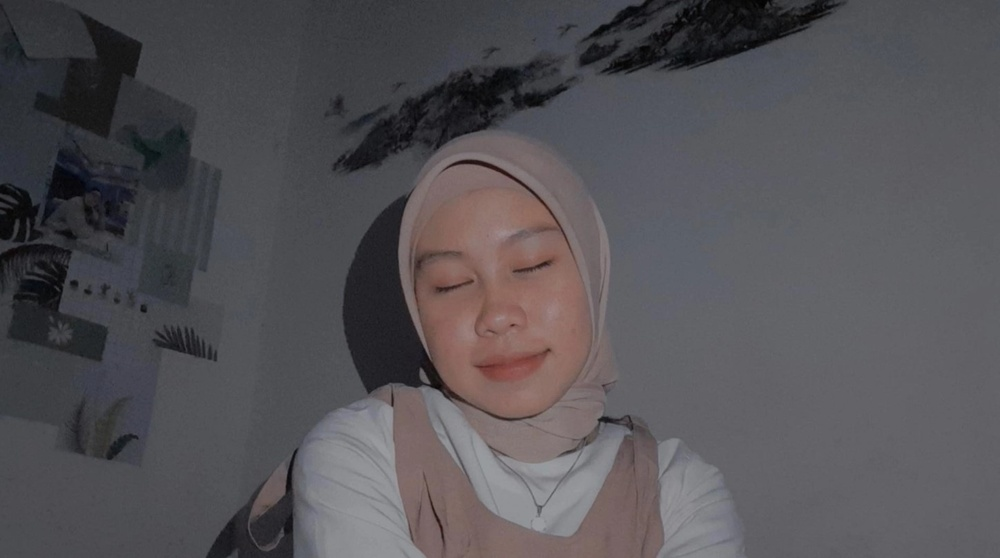
#> input picture putri.jpg, 1000 x 558 px, shrunk from 1448 x 808 before the run
$ python high_pass_filtering.py
#> lines starting #> are read from the running program, lines starting #| are printed output that depends on the picture
import cv2
import numpy as np
from matplotlib import pyplot as plt

img = cv2.imread('putri.jpg',0)
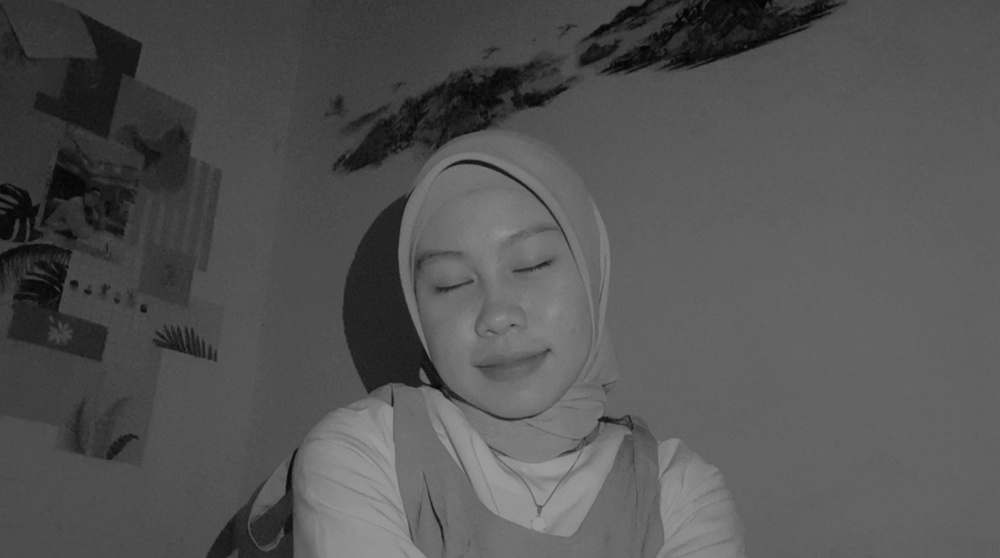
#> img: shape (558, 1000); min 1, max 156, mean 83
f = np.fft.fft2(img)
fshift = np.fft.fftshift(f)

rows, cols = img.shape
#> rows = 558; cols = 1000
crow,ccol = int(rows/2) , int(cols/2)
#> crow = 279; ccol = 500
fshift[crow-30:crow+30, ccol-30:ccol+30] = 0
f_ishift = np.fft.ifftshift(fshift)
img_back = np.fft.ifft2(f_ishift)
img_back = np.abs(img_back)
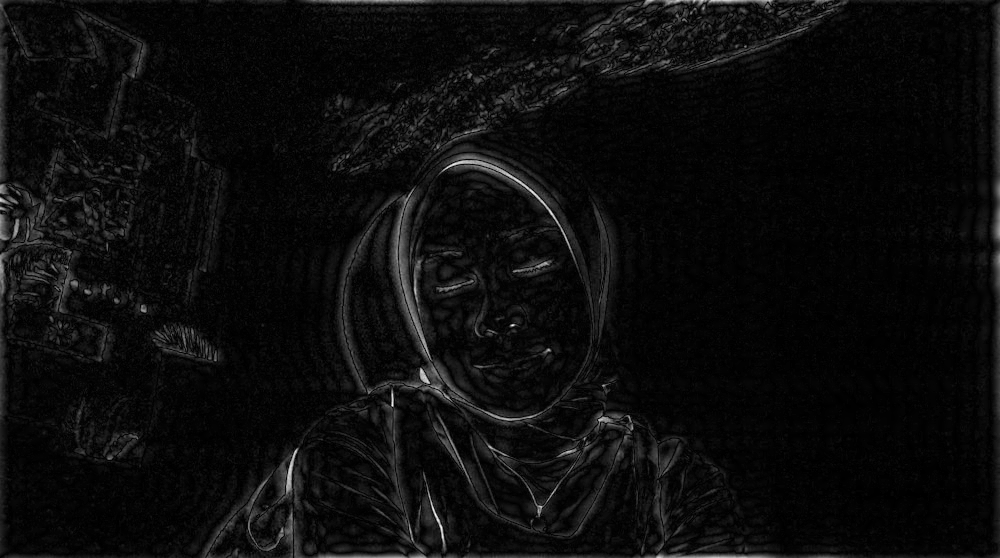
#> img_back: shape (558, 1000) float64; min 0.00114, max 73.09, mean 3.7; drawn with min black and max white

plt.subplot(131),plt.imshow(img, cmap = 'gray')
plt.title('Input Image'), plt.xticks([]), plt.yticks([])
plt.subplot(132),plt.imshow(img_back, cmap = 'gray')
plt.title('Image after HPF'), plt.xticks([]), plt.yticks([])
plt.subplot(133),plt.imshow(img_back)
plt.title('Result in JET'), plt.xticks([]), plt.yticks([])

plt.show()
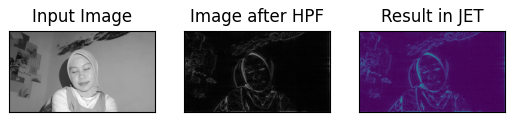
#> figure drawn by matplotlib, 3 panels
